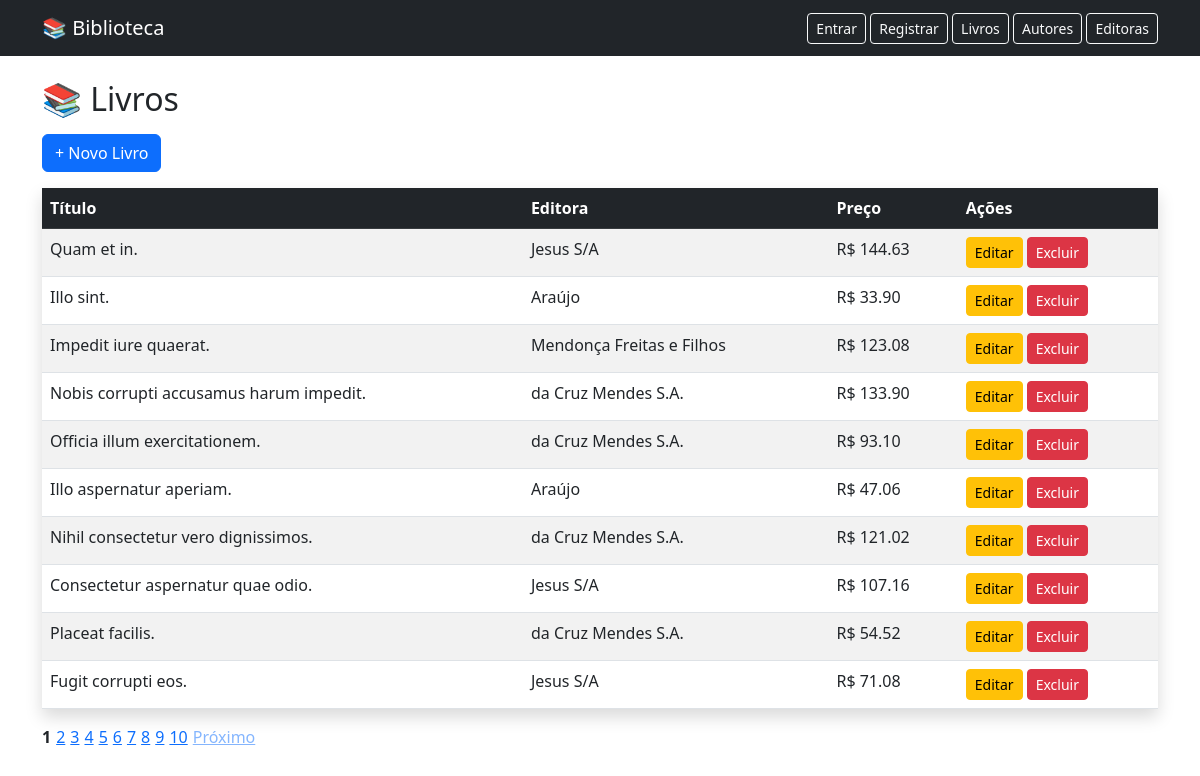
The app's page /edu/livros/, older data.
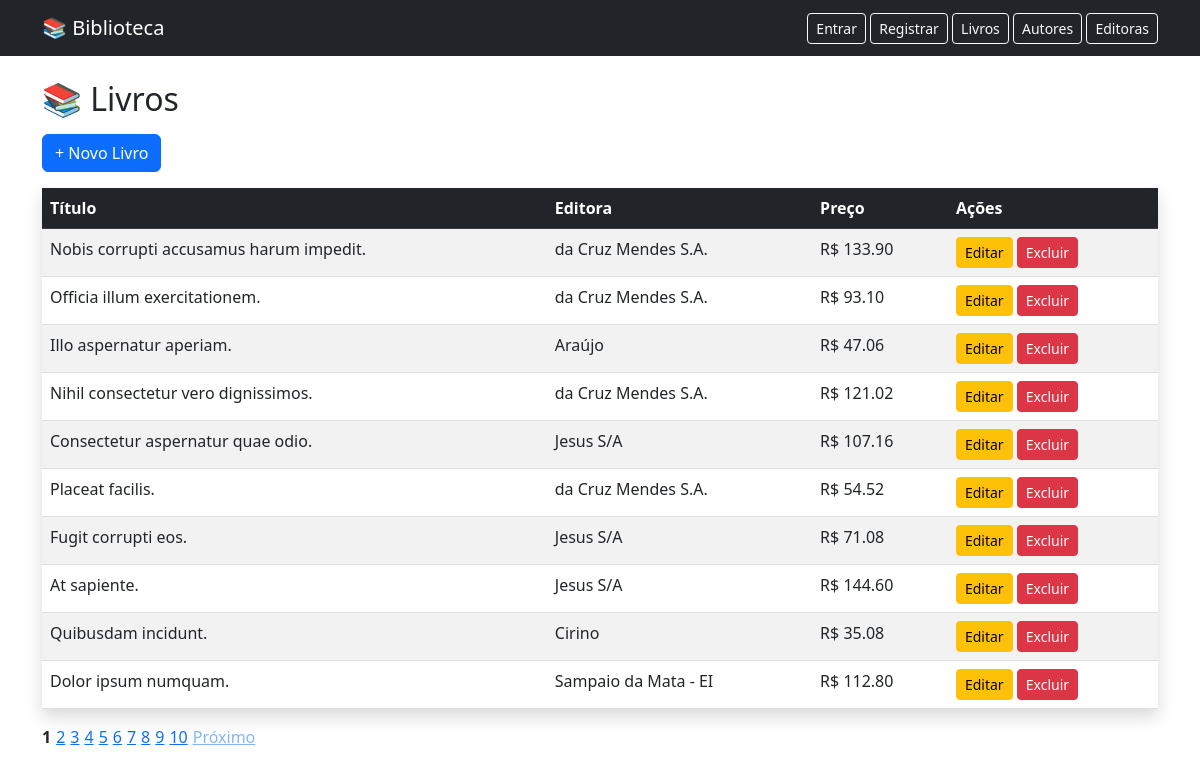
The same page, newer data.
### edu/models.py (models this page shows, shortened)
class Livro(models.Model):
    isbn = models.CharField(max_length=13, unique=True)
    titulo = models.CharField(max_length=200)
    publicacao = models.DateField()
    preco = models.DecimalField(max_digits=6, decimal_places=2)
    estoque = models.IntegerField()
    editora = models.ForeignKey(
        Editora,
        on_delete=models.CASCADE,
        related_name='livros'
    )
    autores = models.ManyToManyField(
        Autor,
        through='Publica',
        related_name='livros'
    )

class Editora(models.Model):
    nome = models.CharField(max_length=100, unique=False)

### edu/views.py (the view)
# urls.py: path('livros/', views.listar_livros, name='listar_livros'),
def listar_livros(request):
    livros = Livro.objects.all()
    page = request.GET.get('page',1)
    pag = Paginator(livros, 10)
    try:
        livros = pag.page(page)
    except PageNotAnInteger:
        livros = pag.page(1)
    except EmptyPage:
        livros = pag.page(pag.num_pages)
    return render(request, 'livros/listar.html', {'livros': livros})

### edu/templates/livros/listar.html (shortened to what this page needs)
{% extends 'baseedu.html' %}
{% block content %}
<h2 class="mb-3">📚 Livros</h2>
<a href="{% url 'criar_livro' %}" class="btn btn-primary mb-3">
    + Novo Livro
</a>
<table class="table table-striped table-hover shadow">
    <thead class="table-dark">
        <tr>
            <th>Título</th>
            <th>Editora</th>
            <th>Preço</th>
            <th>Ações</th>
        </tr>
    </thead>
    <tbody>
        {% for livro in livros %}
        <tr>
            <td>{{ livro.titulo }}</td>
            <td>{{ livro.editora.nome }}</td>
            <td>R$ {{ livro.preco }}</td>
            <td>
                <a href="{% url 'editar_livro' livro.id %}" class="btn btn-warning btn-sm">Editar</a>
                <a href="{% url 'deletar_livro' livro.id %}" class="btn btn-danger btn-sm">Excluir</a>
            </td>
        </tr>
        {% endfor %}
    </tbody>
</table>
<div>
    {% if livros.has_other_pages %}
  <nav class="pagination" aria-label="Page navigation">
    <ul class="pagination" style="display: flex; gap: 5px; padding: 0;">
      {% for num in livros.paginator.page_range %}
        {% if num == livros.number %}
          <li class="page-item active"><strong>{{ num }}</strong></li>
        {% else %}
          <li class="page-item"><a href="?page={{ num }}">{{ num }}</a></li>
        {% endif %}
      {% endfor %}
      {% if livros.has_next %}
        <li class="page-item">
          <a href="?page={{ livros.next_page_number }}" style="opacity: 0.5;">Próximo</a>
        </li>
      {% endif %}
    </ul>
  </nav>
{% endif %}
</div>
{% endblock %}

Row changes from the older to the newer data that the page shows:
removed Livro: titulo "Quam et in.", editora.nome "Jesus S/A", preco "144.63"
removed Livro: titulo "Illo sint.", editora.nome "Araújo", preco "33.90"
removed Livro: titulo "Impedit iure quaerat.", editora.nome "Mendonça Freitas e Filhos", preco "123.08"
now on this page (row unchanged): Livro: titulo "At sapiente.", editora.nome "Jesus S/A", preco "144.60"
now on this page (row unchanged): Livro: titulo "Quibusdam incidunt.", editora.nome "Cirino", preco "35.08"
now on this page (row unchanged): Livro: titulo "Dolor ipsum numquam.", editora.nome "Sampaio da Mata - EI", preco "112.80"
